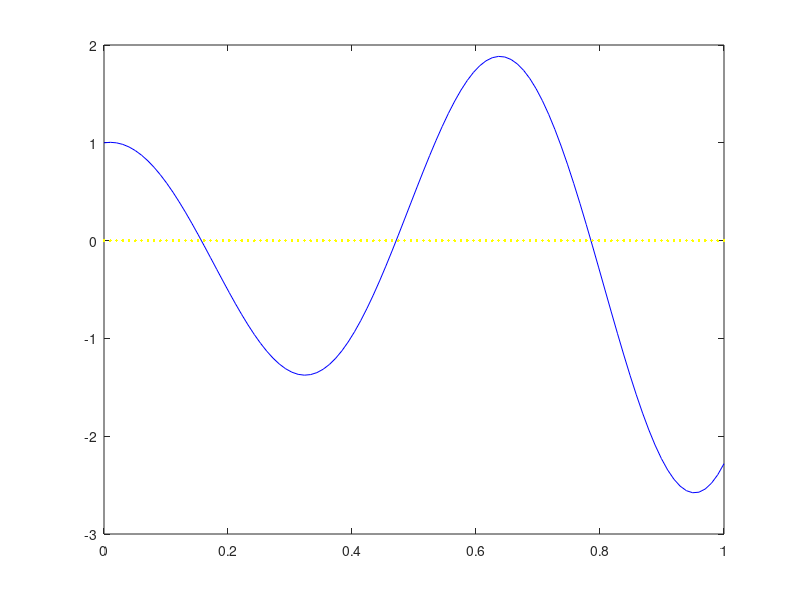

MATLAB code to generate this figure:
%Soluzioni di sistemi di funzioni per via grafica!!
f=@(x) exp(x).*cos(10.*x);
x=linspace(0,1);
y=f(x);
y_2=0;
figure
plot(x,y,'b',x,y_2,'y','linewidth',2);